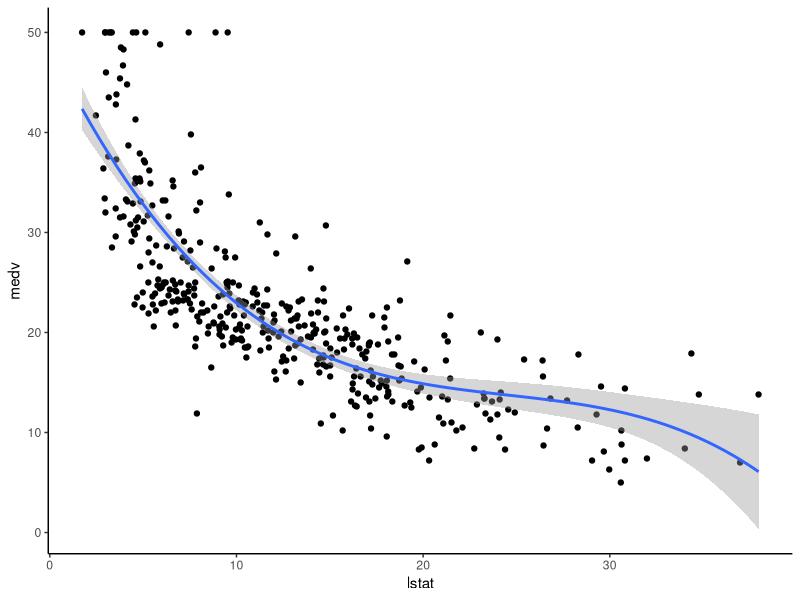
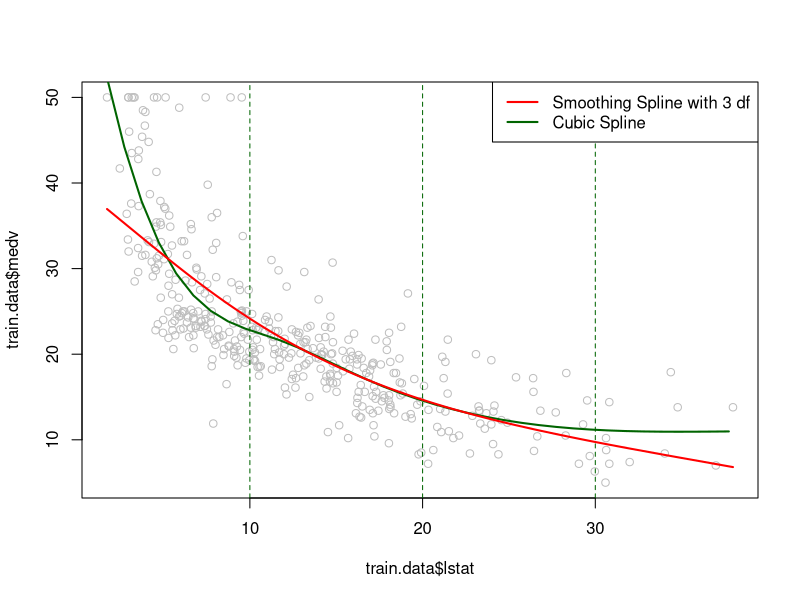

Reproduce these figures in R, in order.
## ---- chunk 1
library(tidyverse)
library(caret)
theme_set(theme_classic())

# Load the data
data("Boston", package = "MASS")
# Split the data into training and test set
set.seed(123)
training.samples <- Boston$medv %>%
  createDataPartition(p = 0.8, list = FALSE)
train.data  <- Boston[training.samples, ]
test.data <- Boston[-training.samples, ]

knots <- quantile(train.data$lstat, p = c(0.25, 0.5, 0.75)) # we use 3 knots at 25,50,and 75 quantile.

library(splines)
# Build the model
knots <- quantile(train.data$lstat, p = c(0.25, 0.5, 0.75))
model <- lm (medv ~ bs(lstat, knots = knots), data = train.data)
# Make predictions
predictions <- model %>% predict(test.data)
# Model performance
data.frame(
  RMSE = RMSE(predictions, test.data$medv),
  R2 = R2(predictions, test.data$medv)
)

ggplot(train.data, aes(lstat, medv) ) +
  geom_point() +
  stat_smooth(method = lm, formula = y ~ splines::bs(x, df = 3))


attach(train.data)
#fitting smoothing splines using smooth.spline(X,Y,df=...)

fit1<-smooth.spline(train.data$lstat,train.data$medv,df=3 ) # 3 degrees of freedom
#Plotting both cubic and Smoothing Splines 
plot(train.data$lstat,train.data$medv,col="grey")
lstat.grid = seq(from = range(lstat)[1], to = range(lstat)[2])
points(lstat.grid,predict(model,newdata = list(lstat=lstat.grid)),col="darkgreen",lwd=2,type="l")
#adding cutpoints
abline(v=c(10,20,30),lty=2,col="darkgreen")
lines(fit1,col="red",lwd=2)

legend("topright",c("Smoothing Spline with 3 df","Cubic Spline"),col=c("red","darkgreen"),lwd=2)
